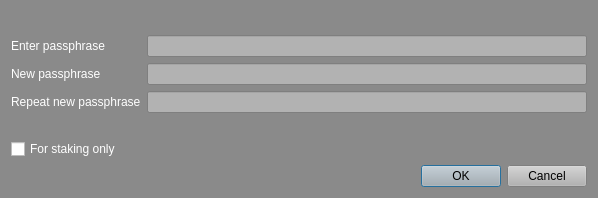
<?xml version="1.0" encoding="UTF-8"?>
<ui version="4.0">
 <class>AskPassphraseDialog</class>
 <widget class="QDialog" name="AskPassphraseDialog">
  <property name="geometry">
   <rect>
    <x>0</x>
    <y>0</y>
    <width>598</width>
    <height>198</height>
   </rect>
  </property>
  <property name="sizePolicy">
   <sizepolicy hsizetype="Preferred" vsizetype="Minimum">
    <horstretch>0</horstretch>
    <verstretch>0</verstretch>
   </sizepolicy>
  </property>
  <property name="minimumSize">
   <size>
    <width>550</width>
    <height>0</height>
   </size>
  </property>
  <property name="palette">
   <palette>
    <active>
     <colorrole role="WindowText">
      <brush brushstyle="SolidPattern">
       <color alpha="255">
        <red>255</red>
        <green>255</green>
        <blue>255</blue>
       </color>
      </brush>
     </colorrole>
     <colorrole role="Button">
      <brush brushstyle="SolidPattern">
       <color alpha="255">
        <red>255</red>
        <green>255</green>
        <blue>255</blue>
       </color>
      </brush>
     </colorrole>
     <colorrole role="Light">
      <brush brushstyle="SolidPattern">
       <color alpha="255">
        <red>207</red>
        <green>207</green>
        <blue>207</blue>
       </color>
      </brush>
     </colorrole>
     <colorrole role="Midlight">
      <brush brushstyle="SolidPattern">
       <color alpha="255">
        <red>172</red>
        <green>172</green>
        <blue>172</blue>
       </color>
      </brush>
     </colorrole>
     <colorrole role="Dark">
      <brush brushstyle="SolidPattern">
       <color alpha="255">
        <red>69</red>
        <green>69</green>
        <blue>69</blue>
       </color>
      </brush>
     </colorrole>
     <colorrole role="Mid">
      <brush brushstyle="SolidPattern">
       <color alpha="255">
        <red>92</red>
        <green>92</green>
        <blue>92</blue>
       </color>
      </brush>
     </colorrole>
     <colorrole role="Text">
      <brush brushstyle="SolidPattern">
       <color alpha="255">
        <red>255</red>
        <green>255</green>
        <blue>255</blue>
       </color>
      </brush>
     </colorrole>
     <colorrole role="BrightText">
      <brush brushstyle="SolidPattern">
       <color alpha="255">
        <red>255</red>
        <green>255</green>
        <blue>255</blue>
       </color>
      </brush>
     </colorrole>
     <colorrole role="ButtonText">
      <brush brushstyle="SolidPattern">
       <color alpha="255">
        <red>0</red>
        <green>0</green>
        <blue>0</blue>
       </color>
      </brush>
     </colorrole>
     <colorrole role="Base">
      <brush brushstyle="SolidPattern">
       <color alpha="255">
        <red>138</red>
        <green>138</green>
        <blue>138</blue>
       </color>
      </brush>
     </colorrole>
     <colorrole role="Window">
      <brush brushstyle="SolidPattern">
       <color alpha="255">
        <red>138</red>
        <green>138</green>
        <blue>138</blue>
       </color>
      </brush>
     </colorrole>
     <colorrole role="Shadow">
      <brush brushstyle="SolidPattern">
       <color alpha="255">
        <red>0</red>
        <green>0</green>
        <blue>0</blue>
       </color>
      </brush>
     </colorrole>
     <colorrole role="AlternateBase">
      <brush brushstyle="SolidPattern">
       <color alpha="255">
        <red>138</red>
        <green>138</green>
        <blue>138</blue>
       </color>
      </brush>
     </colorrole>
     <colorrole role="NoRole">
      <brush brushstyle="SolidPattern">
       <color alpha="255">
        <red>138</red>
        <green>138</green>
        <blue>138</blue>
       </color>
      </brush>
     </colorrole>
     <colorrole role="ToolTipBase">
      <brush brushstyle="SolidPattern">
       <color alpha="255">
        <red>138</red>
        <green>138</green>
        <blue>138</blue>
       </color>
      </brush>
     </colorrole>
     <colorrole role="ToolTipText">
      <brush brushstyle="SolidPattern">
       <color alpha="255">
        <red>255</red>
        <green>255</green>
        <blue>255</blue>
       </color>
      </brush>
     </colorrole>
    </active>
    <inactive>
     <colorrole role="WindowText">
      <brush brushstyle="SolidPattern">
       <color alpha="255">
        <red>255</red>
        <green>255</green>
        <blue>255</blue>
       </color>
      </brush>
     </colorrole>
     <colorrole role="Button">
      <brush brushstyle="SolidPattern">
       <color alpha="255">
        <red>255</red>
        <green>255</green>
        <blue>255</blue>
       </color>
      </brush>
     </colorrole>
     <colorrole role="Light">
      <brush brushstyle="SolidPattern">
       <color alpha="255">
        <red>207</red>
        <green>207</green>
        <blue>207</blue>
       </color>
      </brush>
     </colorrole>
     <colorrole role="Midlight">
      <brush brushstyle="SolidPattern">
       <color alpha="255">
        <red>172</red>
        <green>172</green>
        <blue>172</blue>
       </color>
      </brush>
     </colorrole>
     <colorrole role="Dark">
      <brush brushstyle="SolidPattern">
       <color alpha="255">
        <red>69</red>
        <green>69</green>
        <blue>69</blue>
       </color>
      </brush>
     </colorrole>
     <colorrole role="Mid">
      <brush brushstyle="SolidPattern">
       <color alpha="255">
        <red>92</red>
        <green>92</green>
        <blue>92</blue>
       </color>
      </brush>
     </colorrole>
     <colorrole role="Text">
      <brush brushstyle="SolidPattern">
       <color alpha="255">
        <red>255</red>
        <green>255</green>
        <blue>255</blue>
       </color>
      </brush>
     </colorrole>
     <colorrole role="BrightText">
      <brush brushstyle="SolidPattern">
       <color alpha="255">
        <red>255</red>
        <green>255</green>
        <blue>255</blue>
       </color>
      </brush>
     </colorrole>
     <colorrole role="ButtonText">
      <brush brushstyle="SolidPattern">
       <color alpha="255">
        <red>0</red>
        <green>0</green>
        <blue>0</blue>
       </color>
      </brush>
     </colorrole>
     <colorrole role="Base">
      <brush brushstyle="SolidPattern">
       <color alpha="255">
        <red>138</red>
        <green>138</green>
        <blue>138</blue>
       </color>
      </brush>
     </colorrole>
     <colorrole role="Window">
      <brush brushstyle="SolidPattern">
       <color alpha="255">
        <red>138</red>
        <green>138</green>
        <blue>138</blue>
       </color>
      </brush>
     </colorrole>
     <colorrole role="Shadow">
      <brush brushstyle="SolidPattern">
       <color alpha="255">
        <red>0</red>
        <green>0</green>
        <blue>0</blue>
       </color>
      </brush>
     </colorrole>
     <colorrole role="AlternateBase">
      <brush brushstyle="SolidPattern">
       <color alpha="255">
        <red>138</red>
        <green>138</green>
        <blue>138</blue>
       </color>
      </brush>
     </colorrole>
     <colorrole role="NoRole">
      <brush brushstyle="SolidPattern">
       <color alpha="255">
        <red>138</red>
        <green>138</green>
        <blue>138</blue>
       </color>
      </brush>
     </colorrole>
     <colorrole role="ToolTipBase">
      <brush brushstyle="SolidPattern">
       <color alpha="255">
        <red>138</red>
        <green>138</green>
        <blue>138</blue>
       </color>
      </brush>
     </colorrole>
     <colorrole role="ToolTipText">
      <brush brushstyle="SolidPattern">
       <color alpha="255">
        <red>255</red>
        <green>255</green>
        <blue>255</blue>
       </color>
      </brush>
     </colorrole>
    </inactive>
    <disabled>
     <colorrole role="WindowText">
      <brush brushstyle="SolidPattern">
       <color alpha="255">
        <red>69</red>
        <green>69</green>
        <blue>69</blue>
       </color>
      </brush>
     </colorrole>
     <colorrole role="Button">
      <brush brushstyle="SolidPattern">
       <color alpha="255">
        <red>255</red>
        <green>255</green>
        <blue>255</blue>
       </color>
      </brush>
     </colorrole>
     <colorrole role="Light">
      <brush brushstyle="SolidPattern">
       <color alpha="255">
        <red>207</red>
        <green>207</green>
        <blue>207</blue>
       </color>
      </brush>
     </colorrole>
     <colorrole role="Midlight">
      <brush brushstyle="SolidPattern">
       <color alpha="255">
        <red>172</red>
        <green>172</green>
        <blue>172</blue>
       </color>
      </brush>
     </colorrole>
     <colorrole role="Dark">
      <brush brushstyle="SolidPattern">
       <color alpha="255">
        <red>69</red>
        <green>69</green>
        <blue>69</blue>
       </color>
      </brush>
     </colorrole>
     <colorrole role="Mid">
      <brush brushstyle="SolidPattern">
       <color alpha="255">
        <red>92</red>
        <green>92</green>
        <blue>92</blue>
       </color>
      </brush>
     </colorrole>
     <colorrole role="Text">
      <brush brushstyle="SolidPattern">
       <color alpha="255">
        <red>69</red>
        <green>69</green>
        <blue>69</blue>
       </color>
      </brush>
     </colorrole>
     <colorrole role="BrightText">
      <brush brushstyle="SolidPattern">
       <color alpha="255">
        <red>255</red>
        <green>255</green>
        <blue>255</blue>
       </color>
      </brush>
     </colorrole>
     <colorrole role="ButtonText">
      <brush brushstyle="SolidPattern">
       <color alpha="255">
        <red>69</red>
        <green>69</green>
        <blue>69</blue>
       </color>
      </brush>
     </colorrole>
     <colorrole role="Base">
      <brush brushstyle="SolidPattern">
       <color alpha="255">
        <red>138</red>
        <green>138</green>
        <blue>138</blue>
       </color>
      </brush>
     </colorrole>
     <colorrole role="Window">
      <brush brushstyle="SolidPattern">
       <color alpha="255">
        <red>138</red>
        <green>138</green>
        <blue>138</blue>
       </color>
      </brush>
     </colorrole>
     <colorrole role="Shadow">
      <brush brushstyle="SolidPattern">
       <color alpha="255">
        <red>0</red>
        <green>0</green>
        <blue>0</blue>
       </color>
      </brush>
     </colorrole>
     <colorrole role="AlternateBase">
      <brush brushstyle="SolidPattern">
       <color alpha="255">
        <red>138</red>
        <green>138</green>
        <blue>138</blue>
       </color>
      </brush>
     </colorrole>
     <colorrole role="NoRole">
      <brush brushstyle="SolidPattern">
       <color alpha="255">
        <red>138</red>
        <green>138</green>
        <blue>138</blue>
       </color>
      </brush>
     </colorrole>
     <colorrole role="ToolTipBase">
      <brush brushstyle="SolidPattern">
       <color alpha="255">
        <red>138</red>
        <green>138</green>
        <blue>138</blue>
       </color>
      </brush>
     </colorrole>
     <colorrole role="ToolTipText">
      <brush brushstyle="SolidPattern">
       <color alpha="255">
        <red>255</red>
        <green>255</green>
        <blue>255</blue>
       </color>
      </brush>
     </colorrole>
    </disabled>
   </palette>
  </property>
  <property name="windowTitle">
   <string>Passphrase Dialog</string>
  </property>
  <property name="autoFillBackground">
   <bool>true</bool>
  </property>
  <layout class="QVBoxLayout" name="verticalLayout">
   <item>
    <widget class="QLabel" name="warningLabel">
     <property name="textFormat">
      <enum>Qt::RichText</enum>
     </property>
     <property name="wordWrap">
      <bool>true</bool>
     </property>
    </widget>
   </item>
   <item>
    <layout class="QFormLayout" name="formLayout">
     <property name="fieldGrowthPolicy">
      <enum>QFormLayout::AllNonFixedFieldsGrow</enum>
     </property>
     <item row="0" column="0">
      <widget class="QLabel" name="passLabel1">
       <property name="text">
        <string>&lt;html&gt;&lt;head/&gt;&lt;body&gt;&lt;p&gt;&lt;span style=&quot; color:#ffffff;&quot;&gt;Enter passphrase&lt;/span&gt;&lt;/p&gt;&lt;/body&gt;&lt;/html&gt;</string>
       </property>
      </widget>
     </item>
     <item row="0" column="1">
      <widget class="QLineEdit" name="passEdit1">
       <property name="palette">
        <palette>
         <active>
          <colorrole role="WindowText">
           <brush brushstyle="SolidPattern">
            <color alpha="255">
             <red>255</red>
             <green>255</green>
             <blue>255</blue>
            </color>
           </brush>
          </colorrole>
          <colorrole role="Button">
           <brush brushstyle="SolidPattern">
            <color alpha="255">
             <red>178</red>
             <green>178</green>
             <blue>178</blue>
            </color>
           </brush>
          </colorrole>
          <colorrole role="Text">
           <brush brushstyle="SolidPattern">
            <color alpha="255">
             <red>255</red>
             <green>255</green>
             <blue>255</blue>
            </color>
           </brush>
          </colorrole>
          <colorrole role="ButtonText">
           <brush brushstyle="SolidPattern">
            <color alpha="255">
             <red>255</red>
             <green>255</green>
             <blue>255</blue>
            </color>
           </brush>
          </colorrole>
          <colorrole role="Base">
           <brush brushstyle="SolidPattern">
            <color alpha="255">
             <red>178</red>
             <green>178</green>
             <blue>178</blue>
            </color>
           </brush>
          </colorrole>
          <colorrole role="Window">
           <brush brushstyle="SolidPattern">
            <color alpha="255">
             <red>178</red>
             <green>178</green>
             <blue>178</blue>
            </color>
           </brush>
          </colorrole>
          <colorrole role="Shadow">
           <brush brushstyle="SolidPattern">
            <color alpha="255">
             <red>90</red>
             <green>104</green>
             <blue>118</blue>
            </color>
           </brush>
          </colorrole>
          <colorrole role="ToolTipText">
           <brush brushstyle="SolidPattern">
            <color alpha="255">
             <red>255</red>
             <green>255</green>
             <blue>255</blue>
            </color>
           </brush>
          </colorrole>
         </active>
         <inactive>
          <colorrole role="WindowText">
           <brush brushstyle="SolidPattern">
            <color alpha="255">
             <red>255</red>
             <green>255</green>
             <blue>255</blue>
            </color>
           </brush>
          </colorrole>
          <colorrole role="Button">
           <brush brushstyle="SolidPattern">
            <color alpha="255">
             <red>178</red>
             <green>178</green>
             <blue>178</blue>
            </color>
           </brush>
          </colorrole>
          <colorrole role="Text">
           <brush brushstyle="SolidPattern">
            <color alpha="255">
             <red>255</red>
             <green>255</green>
             <blue>255</blue>
            </color>
           </brush>
          </colorrole>
          <colorrole role="ButtonText">
           <brush brushstyle="SolidPattern">
            <color alpha="255">
             <red>255</red>
             <green>255</green>
             <blue>255</blue>
            </color>
           </brush>
          </colorrole>
          <colorrole role="Base">
           <brush brushstyle="SolidPattern">
            <color alpha="255">
             <red>178</red>
             <green>178</green>
             <blue>178</blue>
            </color>
           </brush>
          </colorrole>
          <colorrole role="Window">
           <brush brushstyle="SolidPattern">
            <color alpha="255">
             <red>178</red>
             <green>178</green>
             <blue>178</blue>
            </color>
           </brush>
          </colorrole>
          <colorrole role="Shadow">
           <brush brushstyle="SolidPattern">
            <color alpha="255">
             <red>90</red>
             <green>104</green>
             <blue>118</blue>
            </color>
           </brush>
          </colorrole>
          <colorrole role="ToolTipText">
           <brush brushstyle="SolidPattern">
            <color alpha="255">
             <red>255</red>
             <green>255</green>
             <blue>255</blue>
            </color>
           </brush>
          </colorrole>
         </inactive>
         <disabled>
          <colorrole role="WindowText">
           <brush brushstyle="SolidPattern">
            <color alpha="255">
             <red>255</red>
             <green>255</green>
             <blue>255</blue>
            </color>
           </brush>
          </colorrole>
          <colorrole role="Button">
           <brush brushstyle="SolidPattern">
            <color alpha="255">
             <red>178</red>
             <green>178</green>
             <blue>178</blue>
            </color>
           </brush>
          </colorrole>
          <colorrole role="Text">
           <brush brushstyle="SolidPattern">
            <color alpha="255">
             <red>255</red>
             <green>255</green>
             <blue>255</blue>
            </color>
           </brush>
          </colorrole>
          <colorrole role="ButtonText">
           <brush brushstyle="SolidPattern">
            <color alpha="255">
             <red>255</red>
             <green>255</green>
             <blue>255</blue>
            </color>
           </brush>
          </colorrole>
          <colorrole role="Base">
           <brush brushstyle="SolidPattern">
            <color alpha="255">
             <red>178</red>
             <green>178</green>
             <blue>178</blue>
            </color>
           </brush>
          </colorrole>
          <colorrole role="Window">
           <brush brushstyle="SolidPattern">
            <color alpha="255">
             <red>178</red>
             <green>178</green>
             <blue>178</blue>
            </color>
           </brush>
          </colorrole>
          <colorrole role="Shadow">
           <brush brushstyle="SolidPattern">
            <color alpha="255">
             <red>90</red>
             <green>104</green>
             <blue>118</blue>
            </color>
           </brush>
          </colorrole>
          <colorrole role="ToolTipText">
           <brush brushstyle="SolidPattern">
            <color alpha="255">
             <red>255</red>
             <green>255</green>
             <blue>255</blue>
            </color>
           </brush>
          </colorrole>
         </disabled>
        </palette>
       </property>
       <property name="autoFillBackground">
        <bool>false</bool>
       </property>
       <property name="styleSheet">
        <string notr="true">background-color: rgb(178, 178, 178);
color: rgb(255,255,255);</string>
       </property>
       <property name="echoMode">
        <enum>QLineEdit::Password</enum>
       </property>
      </widget>
     </item>
     <item row="1" column="0">
      <widget class="QLabel" name="passLabel2">
       <property name="text">
        <string>&lt;html&gt;&lt;head/&gt;&lt;body&gt;&lt;p&gt;&lt;span style=&quot; color:#ffffff;&quot;&gt;New passphrase&lt;/span&gt;&lt;/p&gt;&lt;/body&gt;&lt;/html&gt;</string>
       </property>
      </widget>
     </item>
     <item row="1" column="1">
      <widget class="QLineEdit" name="passEdit2">
       <property name="palette">
        <palette>
         <active>
          <colorrole role="WindowText">
           <brush brushstyle="SolidPattern">
            <color alpha="255">
             <red>255</red>
             <green>255</green>
             <blue>255</blue>
            </color>
           </brush>
          </colorrole>
          <colorrole role="Button">
           <brush brushstyle="SolidPattern">
            <color alpha="255">
             <red>178</red>
             <green>178</green>
             <blue>178</blue>
            </color>
           </brush>
          </colorrole>
          <colorrole role="Text">
           <brush brushstyle="SolidPattern">
            <color alpha="255">
             <red>255</red>
             <green>255</green>
             <blue>255</blue>
            </color>
           </brush>
          </colorrole>
          <colorrole role="ButtonText">
           <brush brushstyle="SolidPattern">
            <color alpha="255">
             <red>255</red>
             <green>255</green>
             <blue>255</blue>
            </color>
           </brush>
          </colorrole>
          <colorrole role="Base">
           <brush brushstyle="SolidPattern">
            <color alpha="255">
             <red>178</red>
             <green>178</green>
             <blue>178</blue>
            </color>
           </brush>
          </colorrole>
          <colorrole role="Window">
           <brush brushstyle="SolidPattern">
            <color alpha="255">
             <red>178</red>
             <green>178</green>
             <blue>178</blue>
            </color>
           </brush>
          </colorrole>
          <colorrole role="Shadow">
           <brush brushstyle="SolidPattern">
            <color alpha="255">
             <red>90</red>
             <green>104</green>
             <blue>118</blue>
            </color>
           </brush>
          </colorrole>
         </active>
         <inactive>
          <colorrole role="WindowText">
           <brush brushstyle="SolidPattern">
            <color alpha="255">
             <red>255</red>
             <green>255</green>
             <blue>255</blue>
            </color>
           </brush>
          </colorrole>
          <colorrole role="Button">
           <brush brushstyle="SolidPattern">
            <color alpha="255">
             <red>178</red>
             <green>178</green>
             <blue>178</blue>
            </color>
           </brush>
          </colorrole>
          <colorrole role="Text">
           <brush brushstyle="SolidPattern">
            <color alpha="255">
             <red>255</red>
             <green>255</green>
             <blue>255</blue>
            </color>
           </brush>
          </colorrole>
          <colorrole role="ButtonText">
           <brush brushstyle="SolidPattern">
            <color alpha="255">
             <red>255</red>
             <green>255</green>
             <blue>255</blue>
            </color>
           </brush>
          </colorrole>
          <colorrole role="Base">
           <brush brushstyle="SolidPattern">
            <color alpha="255">
             <red>178</red>
             <green>178</green>
             <blue>178</blue>
            </color>
           </brush>
          </colorrole>
          <colorrole role="Window">
           <brush brushstyle="SolidPattern">
            <color alpha="255">
             <red>178</red>
             <green>178</green>
             <blue>178</blue>
            </color>
           </brush>
          </colorrole>
          <colorrole role="Shadow">
           <brush brushstyle="SolidPattern">
            <color alpha="255">
             <red>90</red>
             <green>104</green>
             <blue>118</blue>
            </color>
           </brush>
          </colorrole>
         </inactive>
         <disabled>
          <colorrole role="WindowText">
           <brush brushstyle="SolidPattern">
            <color alpha="255">
             <red>255</red>
             <green>255</green>
             <blue>255</blue>
            </color>
           </brush>
          </colorrole>
          <colorrole role="Button">
           <brush brushstyle="SolidPattern">
            <color alpha="255">
             <red>178</red>
             <green>178</green>
             <blue>178</blue>
            </color>
           </brush>
          </colorrole>
          <colorrole role="Text">
           <brush brushstyle="SolidPattern">
            <color alpha="255">
             <red>255</red>
             <green>255</green>
             <blue>255</blue>
            </color>
           </brush>
          </colorrole>
          <colorrole role="ButtonText">
           <brush brushstyle="SolidPattern">
            <color alpha="255">
             <red>255</red>
             <green>255</green>
             <blue>255</blue>
            </color>
           </brush>
          </colorrole>
          <colorrole role="Base">
           <brush brushstyle="SolidPattern">
            <color alpha="255">
             <red>178</red>
             <green>178</green>
             <blue>178</blue>
            </color>
           </brush>
          </colorrole>
          <colorrole role="Window">
           <brush brushstyle="SolidPattern">
            <color alpha="255">
             <red>178</red>
             <green>178</green>
             <blue>178</blue>
            </color>
           </brush>
          </colorrole>
          <colorrole role="Shadow">
           <brush brushstyle="SolidPattern">
            <color alpha="255">
             <red>90</red>
             <green>104</green>
             <blue>118</blue>
            </color>
           </brush>
          </colorrole>
         </disabled>
        </palette>
       </property>
       <property name="autoFillBackground">
        <bool>false</bool>
       </property>
       <property name="styleSheet">
        <string notr="true">background-color: rgb(178, 178, 178);
color: rgb(255,255,255);</string>
       </property>
       <property name="echoMode">
        <enum>QLineEdit::Password</enum>
       </property>
      </widget>
     </item>
     <item row="2" column="0">
      <widget class="QLabel" name="passLabel3">
       <property name="text">
        <string>&lt;html&gt;&lt;head/&gt;&lt;body&gt;&lt;p&gt;&lt;span style=&quot; color:#ffffff;&quot;&gt;Repeat new passphrase&lt;/span&gt;&lt;/p&gt;&lt;/body&gt;&lt;/html&gt;</string>
       </property>
      </widget>
     </item>
     <item row="2" column="1">
      <widget class="QLineEdit" name="passEdit3">
       <property name="palette">
        <palette>
         <active>
          <colorrole role="WindowText">
           <brush brushstyle="SolidPattern">
            <color alpha="255">
             <red>255</red>
             <green>255</green>
             <blue>255</blue>
            </color>
           </brush>
          </colorrole>
          <colorrole role="Button">
           <brush brushstyle="SolidPattern">
            <color alpha="255">
             <red>178</red>
             <green>178</green>
             <blue>178</blue>
            </color>
           </brush>
          </colorrole>
          <colorrole role="Text">
           <brush brushstyle="SolidPattern">
            <color alpha="255">
             <red>255</red>
             <green>255</green>
             <blue>255</blue>
            </color>
           </brush>
          </colorrole>
          <colorrole role="ButtonText">
           <brush brushstyle="SolidPattern">
            <color alpha="255">
             <red>255</red>
             <green>255</green>
             <blue>255</blue>
            </color>
           </brush>
          </colorrole>
          <colorrole role="Base">
           <brush brushstyle="SolidPattern">
            <color alpha="255">
             <red>178</red>
             <green>178</green>
             <blue>178</blue>
            </color>
           </brush>
          </colorrole>
          <colorrole role="Window">
           <brush brushstyle="SolidPattern">
            <color alpha="255">
             <red>178</red>
             <green>178</green>
             <blue>178</blue>
            </color>
           </brush>
          </colorrole>
          <colorrole role="Shadow">
           <brush brushstyle="SolidPattern">
            <color alpha="255">
             <red>90</red>
             <green>104</green>
             <blue>118</blue>
            </color>
           </brush>
          </colorrole>
         </active>
         <inactive>
          <colorrole role="WindowText">
           <brush brushstyle="SolidPattern">
            <color alpha="255">
             <red>255</red>
             <green>255</green>
             <blue>255</blue>
            </color>
           </brush>
          </colorrole>
          <colorrole role="Button">
           <brush brushstyle="SolidPattern">
            <color alpha="255">
             <red>178</red>
             <green>178</green>
             <blue>178</blue>
            </color>
           </brush>
          </colorrole>
          <colorrole role="Text">
           <brush brushstyle="SolidPattern">
            <color alpha="255">
             <red>255</red>
             <green>255</green>
             <blue>255</blue>
            </color>
           </brush>
          </colorrole>
          <colorrole role="ButtonText">
           <brush brushstyle="SolidPattern">
            <color alpha="255">
             <red>255</red>
             <green>255</green>
             <blue>255</blue>
            </color>
           </brush>
          </colorrole>
          <colorrole role="Base">
           <brush brushstyle="SolidPattern">
            <color alpha="255">
             <red>178</red>
             <green>178</green>
             <blue>178</blue>
            </color>
           </brush>
          </colorrole>
          <colorrole role="Window">
           <brush brushstyle="SolidPattern">
            <color alpha="255">
             <red>178</red>
             <green>178</green>
             <blue>178</blue>
            </color>
           </brush>
          </colorrole>
          <colorrole role="Shadow">
           <brush brushstyle="SolidPattern">
            <color alpha="255">
             <red>90</red>
             <green>104</green>
             <blue>118</blue>
            </color>
           </brush>
          </colorrole>
         </inactive>
         <disabled>
          <colorrole role="WindowText">
           <brush brushstyle="SolidPattern">
            <color alpha="255">
             <red>255</red>
             <green>255</green>
             <blue>255</blue>
            </color>
           </brush>
          </colorrole>
          <colorrole role="Button">
           <brush brushstyle="SolidPattern">
            <color alpha="255">
             <red>178</red>
             <green>178</green>
             <blue>178</blue>
            </color>
           </brush>
          </colorrole>
          <colorrole role="Text">
           <brush brushstyle="SolidPattern">
            <color alpha="255">
             <red>255</red>
             <green>255</green>
             <blue>255</blue>
            </color>
           </brush>
          </colorrole>
          <colorrole role="ButtonText">
           <brush brushstyle="SolidPattern">
            <color alpha="255">
             <red>255</red>
             <green>255</green>
             <blue>255</blue>
            </color>
           </brush>
          </colorrole>
          <colorrole role="Base">
           <brush brushstyle="SolidPattern">
            <color alpha="255">
             <red>178</red>
             <green>178</green>
             <blue>178</blue>
            </color>
           </brush>
          </colorrole>
          <colorrole role="Window">
           <brush brushstyle="SolidPattern">
            <color alpha="255">
             <red>178</red>
             <green>178</green>
             <blue>178</blue>
            </color>
           </brush>
          </colorrole>
          <colorrole role="Shadow">
           <brush brushstyle="SolidPattern">
            <color alpha="255">
             <red>90</red>
             <green>104</green>
             <blue>118</blue>
            </color>
           </brush>
          </colorrole>
         </disabled>
        </palette>
       </property>
       <property name="autoFillBackground">
        <bool>false</bool>
       </property>
       <property name="styleSheet">
        <string notr="true">background-color: rgb(178, 178, 178);
color: rgb(255,255,255);</string>
       </property>
       <property name="echoMode">
        <enum>QLineEdit::Password</enum>
       </property>
      </widget>
     </item>
     <item row="3" column="1">
      <widget class="QLabel" name="capsLabel">
       <property name="font">
        <font>
         <weight>75</weight>
         <bold>true</bold>
        </font>
       </property>
       <property name="text">
        <string/>
       </property>
       <property name="alignment">
        <set>Qt::AlignCenter</set>
       </property>
      </widget>
     </item>
     <item row="4" column="0">
      <widget class="QCheckBox" name="stakingCheckBox">
       <property name="enabled">
        <bool>true</bool>
       </property>
       <property name="visible">
        <bool>true</bool>
       </property>
       <property name="toolTip">
        <string>Serves to disable the trivial sendmoney when OS account compromised. Provides no real security.</string>
       </property>
       <property name="styleSheet">
        <string notr="true">
color: rgb(255, 255, 255);</string>
       </property>
       <property name="text">
        <string>For staking only</string>
       </property>
      </widget>
     </item>
    </layout>
   </item>
   <item>
    <widget class="QDialogButtonBox" name="buttonBox">
     <property name="palette">
      <palette>
       <active>
        <colorrole role="Button">
         <brush brushstyle="SolidPattern">
          <color alpha="255">
           <red>178</red>
           <green>178</green>
           <blue>178</blue>
          </color>
         </brush>
        </colorrole>
        <colorrole role="ButtonText">
         <brush brushstyle="SolidPattern">
          <color alpha="255">
           <red>255</red>
           <green>255</green>
           <blue>255</blue>
          </color>
         </brush>
        </colorrole>
        <colorrole role="Base">
         <brush brushstyle="SolidPattern">
          <color alpha="255">
           <red>178</red>
           <green>178</green>
           <blue>178</blue>
          </color>
         </brush>
        </colorrole>
        <colorrole role="Window">
         <brush brushstyle="SolidPattern">
          <color alpha="255">
           <red>178</red>
           <green>178</green>
           <blue>178</blue>
          </color>
         </brush>
        </colorrole>
        <colorrole role="Highlight">
         <brush brushstyle="SolidPattern">
          <color alpha="255">
           <red>240</red>
           <green>119</green>
           <blue>70</blue>
          </color>
         </brush>
        </colorrole>
       </active>
       <inactive>
        <colorrole role="Button">
         <brush brushstyle="SolidPattern">
          <color alpha="255">
           <red>178</red>
           <green>178</green>
           <blue>178</blue>
          </color>
         </brush>
        </colorrole>
        <colorrole role="ButtonText">
         <brush brushstyle="SolidPattern">
          <color alpha="255">
           <red>255</red>
           <green>255</green>
           <blue>255</blue>
          </color>
         </brush>
        </colorrole>
        <colorrole role="Base">
         <brush brushstyle="SolidPattern">
          <color alpha="255">
           <red>178</red>
           <green>178</green>
           <blue>178</blue>
          </color>
         </brush>
        </colorrole>
        <colorrole role="Window">
         <brush brushstyle="SolidPattern">
          <color alpha="255">
           <red>178</red>
           <green>178</green>
           <blue>178</blue>
          </color>
         </brush>
        </colorrole>
        <colorrole role="Highlight">
         <brush brushstyle="SolidPattern">
          <color alpha="255">
           <red>178</red>
           <green>178</green>
           <blue>178</blue>
          </color>
         </brush>
        </colorrole>
       </inactive>
       <disabled>
        <colorrole role="Button">
         <brush brushstyle="SolidPattern">
          <color alpha="255">
           <red>178</red>
           <green>178</green>
           <blue>178</blue>
          </color>
         </brush>
        </colorrole>
        <colorrole role="ButtonText">
         <brush brushstyle="SolidPattern">
          <color alpha="255">
           <red>138</red>
           <green>138</green>
           <blue>138</blue>
          </color>
         </brush>
        </colorrole>
        <colorrole role="Base">
         <brush brushstyle="SolidPattern">
          <color alpha="255">
           <red>178</red>
           <green>178</green>
           <blue>178</blue>
          </color>
         </brush>
        </colorrole>
        <colorrole role="Window">
         <brush brushstyle="SolidPattern">
          <color alpha="255">
           <red>178</red>
           <green>178</green>
           <blue>178</blue>
          </color>
         </brush>
        </colorrole>
        <colorrole role="Highlight">
         <brush brushstyle="SolidPattern">
          <color alpha="255">
           <red>178</red>
           <green>178</green>
           <blue>178</blue>
          </color>
         </brush>
        </colorrole>
       </disabled>
      </palette>
     </property>
     <property name="autoFillBackground">
      <bool>false</bool>
     </property>
     <property name="styleSheet">
      <string notr="true">background-color: rgb(178, 178, 178);</string>
     </property>
     <property name="orientation">
      <enum>Qt::Horizontal</enum>
     </property>
     <property name="standardButtons">
      <set>QDialogButtonBox::Cancel|QDialogButtonBox::Ok</set>
     </property>
    </widget>
   </item>
  </layout>
 </widget>
 <resources/>
 <connections>
  <connection>
   <sender>buttonBox</sender>
   <signal>accepted()</signal>
   <receiver>AskPassphraseDialog</receiver>
   <slot>accept()</slot>
   <hints>
    <hint type="sourcelabel">
     <x>248</x>
     <y>254</y>
    </hint>
    <hint type="destinationlabel">
     <x>157</x>
     <y>274</y>
    </hint>
   </hints>
  </connection>
  <connection>
   <sender>buttonBox</sender>
   <signal>rejected()</signal>
   <receiver>AskPassphraseDialog</receiver>
   <slot>reject()</slot>
   <hints>
    <hint type="sourcelabel">
     <x>316</x>
     <y>260</y>
    </hint>
    <hint type="destinationlabel">
     <x>286</x>
     <y>274</y>
    </hint>
   </hints>
  </connection>
 </connections>
</ui>
